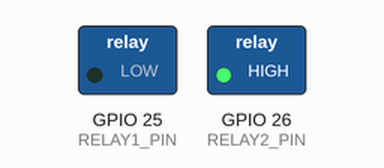
Bench run of a sketch on a simulated ESP32. Parts: switched loads named in the sketch (green lamp = pin HIGH). Dashed ring = blinking.

Above: at 0.5 s.
At 1.5 s:
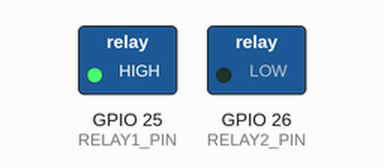
Timing chart, 0 to 5.2 s (numbered marks = the images above):
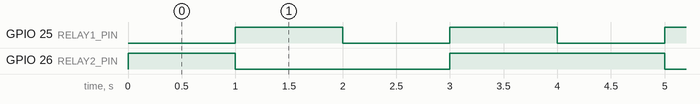

Measured:
- by itself, GPIO 25 (RELAY1_PIN): alternates HIGH for 1.0 s and LOW for 1.0 s
- by itself, GPIO 26 (RELAY2_PIN): alternates HIGH for 2.0 s and LOW for 2.0 s
- by itself, everything shown: repeats every 4.0 s, in 4 steps

The sketch:

esp32_2ch_relay.ino
```cpp
// Controls two relays connected to GPIO25 and GPIO26 (active-low), providing a safe startup state and cycling through several relay on/off combinations.
//
// Full tutorial: https://shillehtek.com/blogs/news/esp32-2-channel-relay-control-two-loads
// Parts used: https://shillehtek.com/products/2-channel-5v-relay-module
//             https://shillehtek.com/products/shillehtek-120pcs-multicolored-dupont-wire
//             https://shillehtek.com/products/esp32-wroom-dev-board-cp2102-usb-c-presoldered
// More examples: https://github.com/shillehbean/shillehtek-examples
//

#define RELAY1_PIN 25  // GPIO 25 -> IN1
#define RELAY2_PIN 26  // GPIO 26 -> IN2

// Many relay modules are ACTIVE LOW:
// LOW = ON, HIGH = OFF
const bool ACTIVE_LOW = true;

void relayOn(int pin) {
  digitalWrite(pin, ACTIVE_LOW ? LOW : HIGH);
}

void relayOff(int pin) {
  digitalWrite(pin, ACTIVE_LOW ? HIGH : LOW);
}

void setup() {
  pinMode(RELAY1_PIN, OUTPUT);
  pinMode(RELAY2_PIN, OUTPUT);

  // Safe startup: both OFF
  relayOff(RELAY1_PIN);
  relayOff(RELAY2_PIN);
}

void loop() {
  // Relay 1 ON, Relay 2 OFF
  relayOn(RELAY1_PIN);
  relayOff(RELAY2_PIN);
  delay(1000);

  // Relay 1 OFF, Relay 2 ON
  relayOff(RELAY1_PIN);
  relayOn(RELAY2_PIN);
  delay(1000);

  // Both ON
  relayOn(RELAY1_PIN);
  relayOn(RELAY2_PIN);
  delay(1000);

  // Both OFF
  relayOff(RELAY1_PIN);
  relayOff(RELAY2_PIN);
  delay(1000);
}
```
